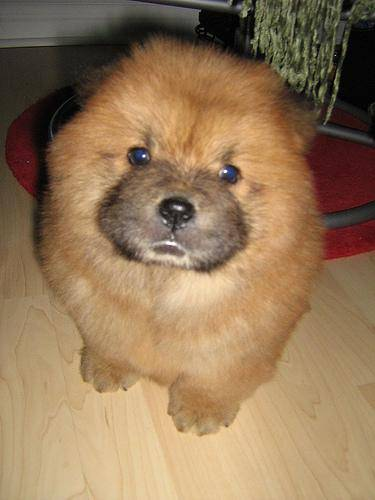
#> input picture Train/03f6435dc8a5e760d19e67831c6034fb.jpg, 375 x 500 px, given in place of 000bec180eb18c7604dcecc8fe0dba07.jpg, which was not available
$ python ImageRescale.py
#> lines starting #> are read from the running program, lines starting #| are printed output that depends on the picture
#matplotlib inline
import pandas as pd
from PIL import Image
import glob
import Transformers
import numpy as np
import matplotlib.pyplot as plt
from skimage import io
import pprint
from sklearn.model_selection import train_test_split
from sklearn.linear_model import SGDClassifier
from sklearn.model_selection import cross_val_predict
from sklearn.preprocessing import StandardScaler
import skimage
from joblib import dump, load
import cv2


#read image data
data = pd.read_csv("labels.csv")
#> (reads labels.csv from the repository)
filelist = data['id']
for fname in filelist:
    img = cv2.imread('Train/'+fname+'.jpg')
#> img is the input picture: shape (500, 375, 3); mean B, G, R 88.7, 120.5, 148.8
    res = cv2.resize(img,dsize=(200,150),interpolation=cv2.INTER_CUBIC)
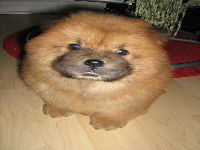
#> res: shape (150, 200, 3); mean B, G, R 88.7, 120.5, 148.8
    cv2.imwrite('Train_resized/'+fname+'.jpg',res)
#> pass 2 of the loop `for fname in filelist:`:
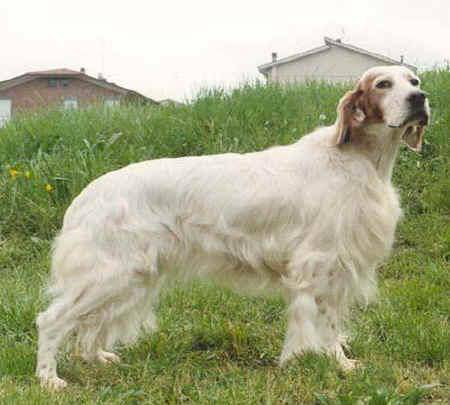
#> input picture Train/0434ddceef3eea9c757c8e9557a2d698.jpg, 450 x 405 px, given in place of 001513dfcb2ffafc82cccf4d8bbaba97.jpg, which was not available
#> img is the input picture: shape (405, 450, 3); mean B, G, R 135, 169.4, 166.2
#> `res = cv2.resize(img,dsize=(200,150),interpolation=cv2.INTER_CUBIC)`:
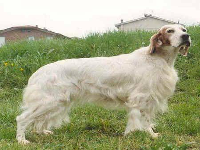
#> res: shape (150, 200, 3); mean B, G, R 135, 169.4, 166.2
#> (the run stopped early here; a loop or call above may not have finished)
